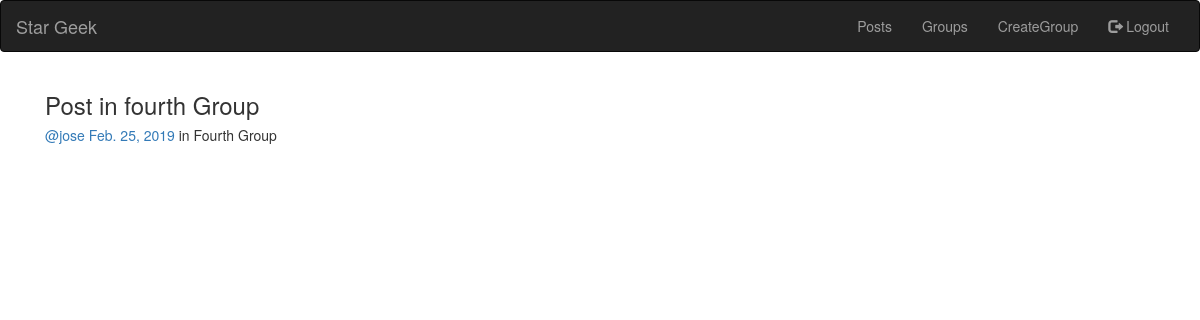
/posts/by/jose/ (signed in), run on the app's committed database.
### posts/models.py (models this page shows, shortened)
class Post(models.Model):
    message = models.TextField()
    created_at = models.DateField(auto_now = True)
    user = models.ForeignKey(User,related_name='posts',on_delete = models.CASCADE)
    group = models.ForeignKey(Group,related_name='posts',on_delete = models.CASCADE)
    class Meta():
        ordering = ['-created_at']

### groups/models.py (models this page shows, shortened)
class Group(models.Model):
    name = models.CharField(max_length = 255,unique = True)
    slug = models.SlugField(allow_unicode = True,unique = True)
    description = models.TextField(default = '')
    members = models.ManyToManyField(User,related_name = "group")

### posts/views.py (the view)
# urls.py: url(r"by/(?P<username>[-\w]+)/$",views.UserPosts.as_view(),name="for_user"),
class UserPosts(generic.ListView):
    model = models.Post
    template_name = 'posts/user_post_list.html'
    def get_queryset(self):
        if self.request.user.is_authenticated:
            self.username = get_object_or_404(User,username__iexact=self.kwargs.get("username"))
            return models.Post.objects.filter(user=self.username)
        else:
            raise Http404

### posts/templates/posts/user_post_list.html
{% extends "posts/post_base.html" %}
{% block prepost %}
  <div class="col-md-4">
    {% for post in object_list %}
      {% include "posts/_post.html" %}
    {% endfor %}
  </div>
{% endblock %}

### posts/templates/posts/_post.html (shortened to what this page needs)
<div class="post media">
	<h3>{{ post.message|safe }}</h3>
	<div class="media-body">
		<h5 class="media-heading">
			<span class="username"><a href="{% url 'posts:for_user' username=post.user.username %}">@{{ post.user.username }}</a></span>
			<time class="time"><a href="{% url 'posts:single' username=post.user.username pk=post.pk %}">{{ post.created_at }}</a></time>
			{% if post.group %}
			<span class="group-name">in {{ post.group.name }}</span>
			{% endif %}
		</h5>
	</div>
</div>

### data on the page
Post: message "Post in fourth Group", user.username "jose", created_at "Feb. 25, 2019", group.name "Fourth Group"
